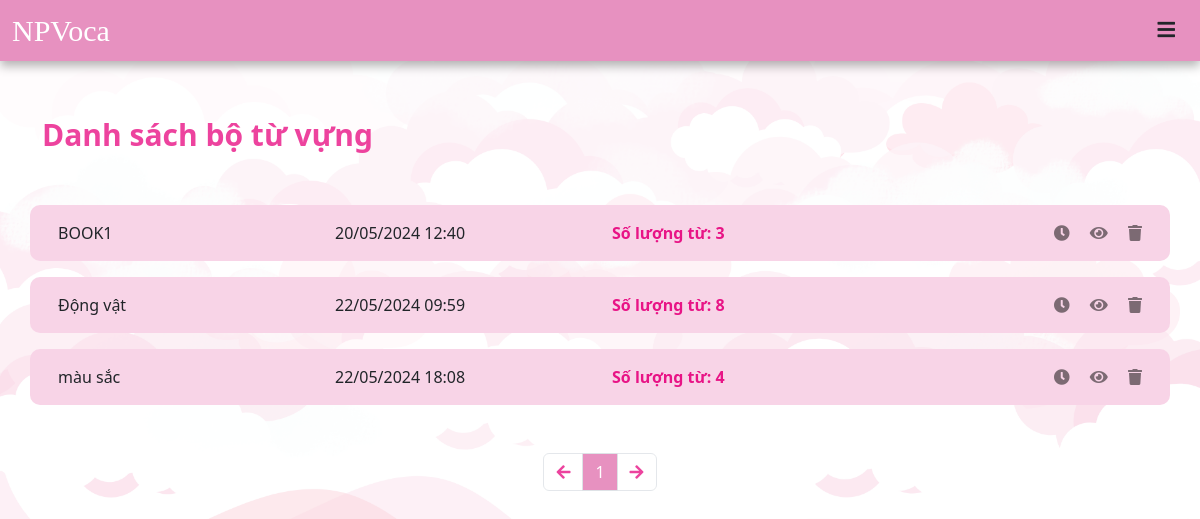
Screenshot of /list/ (signed in) with the database file from the repository.
### english_test/models.py (models this page shows)
class Test(models.Model):
    test_id = models.AutoField(primary_key=True)
    user = models.ForeignKey(User, on_delete=models.CASCADE)
    create_time = models.DateTimeField(auto_now=True)
    number_of_words = models.IntegerField(default=0)
    topic = models.CharField(max_length=50, default='')

### user/views.py (the view)
# urls.py: path('list/', views.list_test, name='list'),
def list_test(request):
    if 'user_id' not in request.session:
        return redirect(reverse('login'))
    user_id = request.session["user_id"]
    username = User.objects.filter(user_id=user_id).first().username
    test_list = list(Test.objects.filter(user_id=user_id))
    return render(request, 'user/list.html', {'list': test_list, 'username': username})

### user/templates/user/list.html (shortened to what this page needs)
{% load static %}
<!DOCTYPE html>
<html lang="en">
<head>
    <link href="https://cdn.jsdelivr.net/npm/bootstrap@5.3.3/dist/css/bootstrap.min.css" rel="stylesheet">
    <link rel="stylesheet" href="https://cdnjs.cloudflare.com/ajax/libs/font-awesome/5.15.4/css/all.min.css">
    <link rel="stylesheet" href="{% static 'css/main.css' %}">
</head>
<body class="image_div_main">
    <nav class="box-shadow header-line fixed-top navbar bg-body-tertiary">
      <div class="container-fluid">
          <span><a style="color: white; font-size: 30px; font-family: cursive;" class="link-underline link-underline-opacity-0" href="{% url 'index' %}">NPVoca</a></span>
        <form class="d-flex" role="search">
          <div class="dropdown">
              <button class="btn" type="button" data-bs-toggle="dropdown" aria-expanded="false">
                  <i style="font-size: 20px" class="fas fa-bars"></i>
              </button>
            </div>
        </form>
      </div>
    </nav>
    <div class="full-high container main-content">
        <p class="text-title">Danh sách bộ từ vựng</p>
        <div class="list-game mt-5 col table-hover">
          {% if list %}
          {% for item in list %}
            <div class="row list-game__item">
                <div class="col" id="game_title">{{ item.topic }}</div>
                <div class="col" id="game_time">{{ item.create_time|date:"d/m/Y" }} {{ item.create_time|time:"H:i" }}</div>
                <div class="col bold-font" id="game_result" style="color: #E81486;">Số lượng từ: {{item.number_of_words}}</div>
                <div class="col align-right">
                    <a href="{% url 'history' item.test_id %}" class="list-game__btn"><i class="mar-r-1 fas fa-clock"></i></a>
                    <a href="{% url 'voca-list' item.test_id %}" class="list-game__btn"><i class="mar-r-1 fas fa-eye"></i></a>
                    <button href="" class="list-game__btn"><i class="fas fa-trash" data-bs-toggle="modal" data-bs-target="#deleteModal" data-test-id="{{ item.test_id }}"></i></button>
                </div>
            </div>
            {% endfor %}
        </div>
        <nav aria-label="Page navigation">
            <ul class="pagination mt-5 justify-content-center">
              <li class="page-item previous-page">
                <a class="page-link page-link-text" href=""><i class="fas fa-arrow-left"></i></a>
              </li>
              <li class="page-item"><p class="page-link" id="currentPage" style="background-color: #E791C0; color: #FFF;">1</p></li>
              <li class="page-item next-page">
                <a class="page-link page-link-text" href=""><i class="fas fa-arrow-right"></i></a>
              </li>
            </ul>
          </nav>
          {% else %}
          <div class="row">
            <label class="col text-center">Không có dữ liệu ~.~</label>
          </div>
          {% endif %}
    </div>
</body>
</html>

### user/static/css/main.css (style rules this page uses)
.header-line { background-color: #E791C0 !important; }
html { height: 100%; }
.image_div_main { background-image: url(../designWeb/bg_new.png); background-size:cover; background-repeat: no-repeat; background-position: center 30px; background-attachment: fixed; }
.main-content { margin-top: 7rem; }
.box-shadow { box-shadow: 0px 5px 10px rgba(0,0,0,0.3); }
.full-high { min-height: 100%; }
.mar-r-1 { margin-right: 1rem; }
.text-title { font-size: 30px; font-weight: bold; color: rgba(232, 20, 134, 0.8) }
.align-right { text-align: right; }
.bold-font { font-weight: bold; }
.disabled_link { pointer-events: none; cursor: default; opacity: 0.8; }
.list-game__item, .list-game-history__item { background-color: #F8D4E7; padding: 1rem; border-radius: 10px; margin-bottom: 1rem; }
.list-game__btn { border: none; background-color: transparent; padding: 0; color: rgba(0,0,0,0.5); }
.page-link-text { color: #E81486; }

### rows the page displays
Test: topic "BOOK1", create_time "20/05/2024", create_time "12:40", number_of_words "3"
Test: topic "Động vật", create_time "22/05/2024", create_time "09:59", number_of_words "8"
Test: topic "màu sắc", create_time "22/05/2024", create_time "18:08", number_of_words "4"
